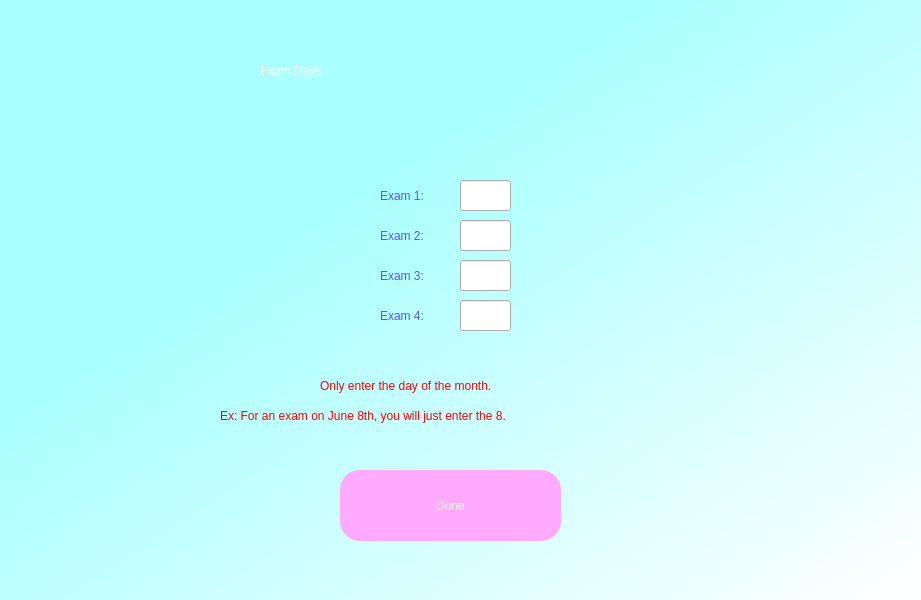
<?xml version="1.0" encoding="UTF-8"?>
<ui version="4.0">
 <class>Dialog</class>
 <widget class="QDialog" name="Dialog">
  <property name="geometry">
   <rect>
    <x>0</x>
    <y>0</y>
    <width>921</width>
    <height>600</height>
   </rect>
  </property>
  <property name="windowTitle">
   <string>Dialog</string>
  </property>
  <widget class="QWidget" name="widget" native="true">
   <property name="geometry">
    <rect>
     <x>0</x>
     <y>0</y>
     <width>921</width>
     <height>600</height>
    </rect>
   </property>
   <property name="styleSheet">
    <string notr="true">QWidget#widget{
background-color:qlineargradient(spread:pad, x1:0, y1:0, x2:1, y2:1, stop:0.357955 rgba(170, 255, 255, 255), stop:1 rgba(255, 255, 255, 255))}</string>
   </property>
   <widget class="QLabel" name="label">
    <property name="geometry">
     <rect>
      <x>260</x>
      <y>10</y>
      <width>411</width>
      <height>121</height>
     </rect>
    </property>
    <property name="styleSheet">
     <string notr="true">color: rgb(255, 255, 255);
font: 75 60pt &quot;Malgun Gothic&quot;;</string>
    </property>
    <property name="text">
     <string>Exam Days</string>
    </property>
   </widget>
   <widget class="QPushButton" name="done_button">
    <property name="geometry">
     <rect>
      <x>340</x>
      <y>470</y>
      <width>221</width>
      <height>71</height>
     </rect>
    </property>
    <property name="styleSheet">
     <string notr="true">border-radius: 20px;
font: 75 30pt &quot;Malgun Gothic&quot;;
color: white;
background-color: rgb(255, 170, 255);</string>
    </property>
    <property name="text">
     <string>Done</string>
    </property>
   </widget>
   <widget class="QLabel" name="label_5">
    <property name="geometry">
     <rect>
      <x>320</x>
      <y>370</y>
      <width>311</width>
      <height>31</height>
     </rect>
    </property>
    <property name="styleSheet">
     <string notr="true">font: 16pt &quot;MS Shell Dlg 2&quot;;
color: rgb(255, 0, 0);</string>
    </property>
    <property name="text">
     <string>Only enter the day of the month.</string>
    </property>
   </widget>
   <widget class="QLabel" name="label_6">
    <property name="geometry">
     <rect>
      <x>220</x>
      <y>400</y>
      <width>521</width>
      <height>31</height>
     </rect>
    </property>
    <property name="styleSheet">
     <string notr="true">font: 16pt &quot;MS Shell Dlg 2&quot;;
color: rgb(255, 0, 0);</string>
    </property>
    <property name="text">
     <string>Ex: For an exam on June 8th, you will just enter the 8.</string>
    </property>
   </widget>
   <widget class="QLabel" name="label_9">
    <property name="geometry">
     <rect>
      <x>380</x>
      <y>220</y>
      <width>91</width>
      <height>31</height>
     </rect>
    </property>
    <property name="styleSheet">
     <string notr="true">font: 12pt &quot;MS Shell Dlg 2&quot;;
;
color: rgb(85, 85, 255);</string>
    </property>
    <property name="text">
     <string>Exam 2:</string>
    </property>
   </widget>
   <widget class="QLabel" name="label_18">
    <property name="geometry">
     <rect>
      <x>380</x>
      <y>260</y>
      <width>91</width>
      <height>31</height>
     </rect>
    </property>
    <property name="styleSheet">
     <string notr="true">font: 12pt &quot;MS Shell Dlg 2&quot;;
;
color: rgb(85, 85, 255);</string>
    </property>
    <property name="text">
     <string>Exam 3:</string>
    </property>
   </widget>
   <widget class="QLabel" name="label_10">
    <property name="geometry">
     <rect>
      <x>380</x>
      <y>180</y>
      <width>91</width>
      <height>31</height>
     </rect>
    </property>
    <property name="styleSheet">
     <string notr="true">font: 12pt &quot;MS Shell Dlg 2&quot;;
;
color: rgb(85, 85, 255);</string>
    </property>
    <property name="text">
     <string>Exam 1:</string>
    </property>
   </widget>
   <widget class="QLineEdit" name="exam_1">
    <property name="geometry">
     <rect>
      <x>460</x>
      <y>180</y>
      <width>51</width>
      <height>31</height>
     </rect>
    </property>
    <property name="text">
     <string/>
    </property>
   </widget>
   <widget class="QLineEdit" name="exam_2">
    <property name="geometry">
     <rect>
      <x>460</x>
      <y>220</y>
      <width>51</width>
      <height>31</height>
     </rect>
    </property>
    <property name="text">
     <string/>
    </property>
   </widget>
   <widget class="QLineEdit" name="exam_3">
    <property name="geometry">
     <rect>
      <x>460</x>
      <y>260</y>
      <width>51</width>
      <height>31</height>
     </rect>
    </property>
    <property name="text">
     <string/>
    </property>
   </widget>
   <widget class="QLineEdit" name="exam_4">
    <property name="geometry">
     <rect>
      <x>460</x>
      <y>300</y>
      <width>51</width>
      <height>31</height>
     </rect>
    </property>
    <property name="text">
     <string/>
    </property>
   </widget>
   <widget class="QLabel" name="label_19">
    <property name="geometry">
     <rect>
      <x>380</x>
      <y>300</y>
      <width>91</width>
      <height>31</height>
     </rect>
    </property>
    <property name="styleSheet">
     <string notr="true">font: 12pt &quot;MS Shell Dlg 2&quot;;
;
color: rgb(85, 85, 255);</string>
    </property>
    <property name="text">
     <string>Exam 4:</string>
    </property>
   </widget>
   <widget class="QLabel" name="error_5">
    <property name="geometry">
     <rect>
      <x>520</x>
      <y>190</y>
      <width>161</width>
      <height>16</height>
     </rect>
    </property>
    <property name="styleSheet">
     <string notr="true">font: 10pt &quot;MS Shell Dlg 2&quot;;
color: rgb(255, 0, 0);</string>
    </property>
    <property name="text">
     <string/>
    </property>
   </widget>
   <widget class="QLabel" name="error_7">
    <property name="geometry">
     <rect>
      <x>520</x>
      <y>270</y>
      <width>161</width>
      <height>16</height>
     </rect>
    </property>
    <property name="styleSheet">
     <string notr="true">font: 10pt &quot;MS Shell Dlg 2&quot;;
color: rgb(255, 0, 0);</string>
    </property>
    <property name="text">
     <string/>
    </property>
   </widget>
   <widget class="QLabel" name="error_6">
    <property name="geometry">
     <rect>
      <x>520</x>
      <y>230</y>
      <width>161</width>
      <height>16</height>
     </rect>
    </property>
    <property name="styleSheet">
     <string notr="true">font: 10pt &quot;MS Shell Dlg 2&quot;;
color: rgb(255, 0, 0);</string>
    </property>
    <property name="text">
     <string/>
    </property>
   </widget>
   <widget class="QLabel" name="error_8">
    <property name="geometry">
     <rect>
      <x>520</x>
      <y>310</y>
      <width>161</width>
      <height>16</height>
     </rect>
    </property>
    <property name="styleSheet">
     <string notr="true">font: 10pt &quot;MS Shell Dlg 2&quot;;
color: rgb(255, 0, 0);</string>
    </property>
    <property name="text">
     <string/>
    </property>
   </widget>
  </widget>
 </widget>
 <resources/>
 <connections/>
</ui>
